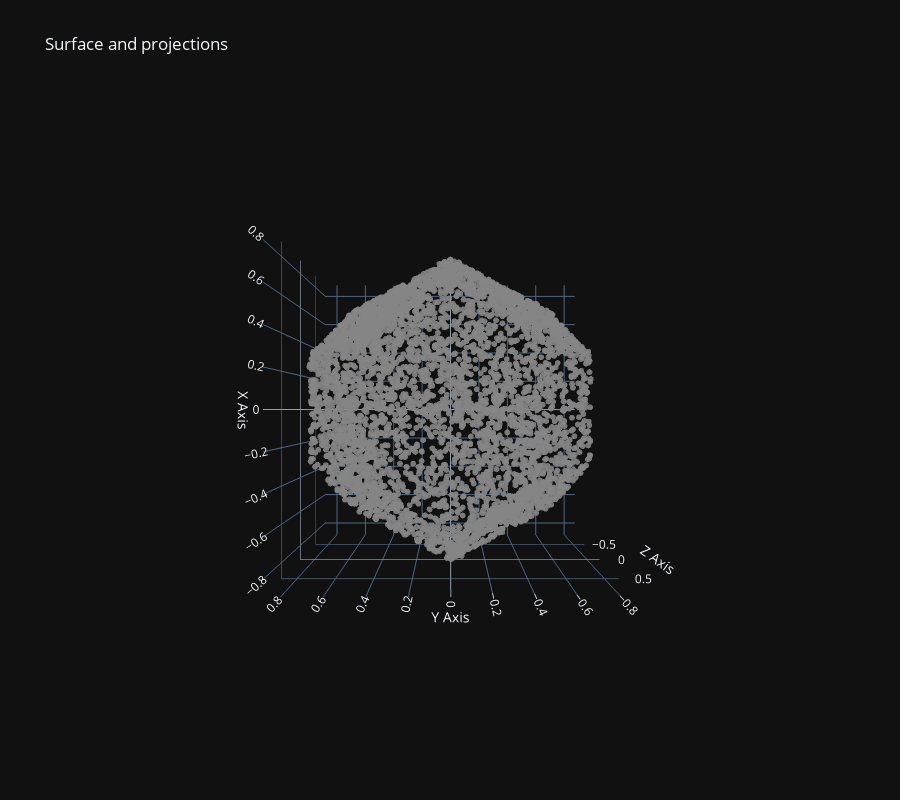

Notebook source saved alongside this figure:
### Code cell
from jnlr.utils.implicit_hypersurfaces import f_dodecahedron
Y_lang = langevin_implicit(f_dodecahedron, n_samples=5000, burn=100, thin=2, sigma=0.1, lam=0.01, kappa=0.02, R=3.0)
fig = plot_3d_projection(Y_lang)
fig.update_layout(scene_camera=dict(eye=dict(x=0., y=0., z=2.5)))

### Figure 1 — Plotly figure (JSON) as saved in the notebook; plotly's stock layout.template omitted (floating-point values rounded to 4 significant figures; data arrays with more than 128 entries replaced by an {"elided": "..."} marker saying what was removed)
{"data": [{"marker": {"color": "rgba(120,120,120,0.9)", "size": 2}, "mode": "markers", "name": "original", "type": "scatter3d", "x": {"elided": "5000 float values"}, "y": {"elided": "5000 float values"}, "z": {"elided": "5000 float values"}}], "layout": {"height": 800, "legend": {"itemsizing": "constant"}, "scene": {"aspectmode": "cube", "camera": {"eye": {"x": 0, "y": 0, "z": 2.5}}, "xaxis": {"title": {"text": "X Axis"}}, "yaxis": {"title": {"text": "Y Axis"}}, "zaxis": {"title": {"text": "Z Axis"}}}, "title": {"text": "Surface and projections"}}}
